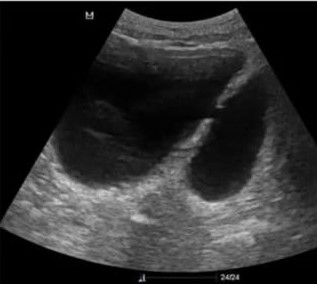
%> input picture no stone/no stione.jpeg, 317 x 284 px
$ octave kidney_stone.m   (GNU Octave 9; MATLAB toolbox functions it lacks are replaced by stand-ins)
%> lines starting %> are read from the running program, lines starting %| are printed output that depends on the picture; in (x1, y1, x2, y2) boxes, pixels count from 0 and x2, y2 are one past the last pixel; in counts of white or black regions, pixels touching at a corner belong together; the program's own positions count from 1
clc
clear all
close all
warning off

[filename, pathname] = uigetfile('*.*', 'Pick a MATLAB code file');
%> the answer given: no stone/no stione.jpeg
filename=strcat(pathname,filename);
input_image=imread(filename);
%> input_image is the input picture: size 284x317x3 uint8; mean R, G, B 46.1, 46.1, 46.1
imshow(input_image);

%converting from rgbtogray%
gray_input_image=rgb2gray(input_image);
imshow(gray_input_image);
title('input image');

%getting pixel information%
impixelinfo;

%binarizing the image%
%binarized_image=imbinarize(gray_input_image,20/255);
binarized_image=gray_input_image>20;
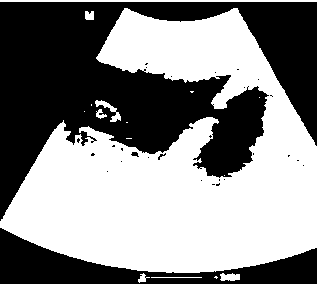
%> binarized_image: size 284x317 logical; 53.4% white; 29 black regions (25 under 20 px), largest, box (x1, y1, x2, y2) and area: (0, 2, 317, 221) 34729, (0, 228, 317, 284) 7075, (131, 152, 139, 157) 26, (158, 153, 166, 160) 20
figure;
imshow(binarized_image);
title('after binarizing');

%filling holes%
holes_filled_image=imfill(binarized_image,'holes');
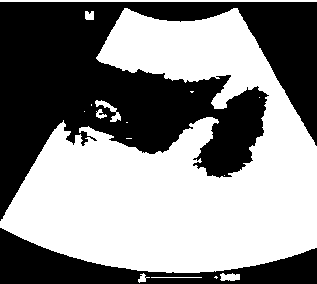
%> holes_filled_image: size 284x317 logical; 53.6% white; 2 black regions, box (x1, y1, x2, y2) and area: (0, 2, 317, 221) 34716, (0, 228, 317, 284) 7075
figure;
imshow(holes_filled_image);
title('filling holes');

%performing bwareaopen%
BW_image=bwareaopen(holes_filled_image,1000);
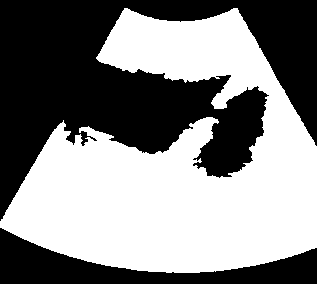
%> BW_image: size 284x317 logical; 52.3% white; 2 black regions, box (x1, y1, x2, y2) and area: (0, 0, 317, 221) 35672, (0, 228, 317, 284) 7315
figure;
imshow(BW_image);
title('required ROI of image');

%multiplying created mask on input image%
PreprocessedImage=uint8(double(input_image).*repmat(BW_image,[1,1,3]));
% figure;
% imshow(PreprocessedImage);
PreprocessedImage=imadjust(PreprocessedImage,[0.3 0.7],[])+50;
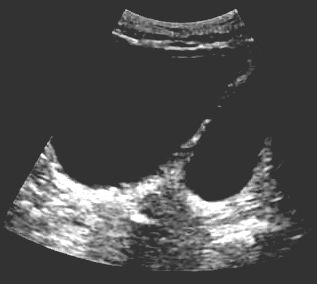
%> PreprocessedImage: size 284x317x3 uint8; min 50, max 255, mean 75.9
figure;
imshow(PreprocessedImage);
title('preprocessed image after contrast stretching');

%converting to gray%
gray_pp_image=rgb2gray(PreprocessedImage)
% figure;
% imshow(gray_pp_image);
% title('preprocessed image');

%applying median filter%
image_after_medfilter=medfilt2(gray_pp_image,[5,5]);
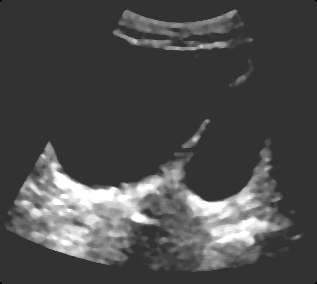
%> image_after_medfilter: size 284x317 uint8; min 0, max 255, mean 75.2
figure;
imshow(image_after_medfilter);
title('application of median filter');

%binarizing filtered image%
binarized_filtimage=image_after_medfilter>250;
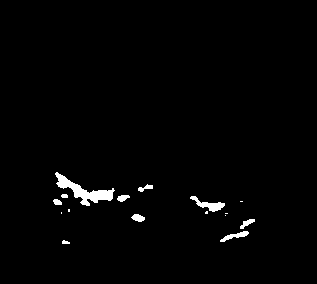
%> binarized_filtimage: size 284x317 logical; 1.5% white; 16 white regions (6 under 20 px), largest, box (x1, y1, x2, y2) and area: (55, 172, 115, 206) 642, (190, 196, 225, 212) 208, (220, 231, 249, 242) 124
figure;
imshow(binarized_filtimage);
title('binarized image');

%calculating no of rows and columns%
[r c m]=size(binarized_filtimage);
%> r = 284; c = 317; m = 1
x1=r/2;
%> x1 = 142
y1=c/3;
%> y1 = 105.7
%defining the mask%
row=[x1 x1+200 x1+200 x1];
%> row = [142 342 342 142]
col=[y1 y1 y1+40 y1+40];
%> col = [105.7 105.7 145.7 145.7]
%using roipoly%
polygon=roipoly(binarized_filtimage,row,col);
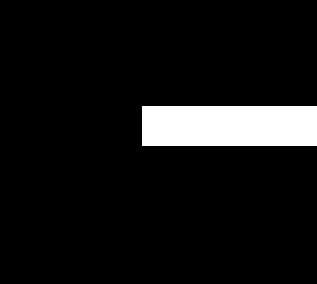
%> polygon: size 284x317 logical; 7.8% white; 1 white region, box (x1, y1, x2, y2) and area: (142, 106, 317, 146) 7000
figure;
imshow(polygon);
title('polygon');

%multiplying the mask%
after_mul_mask=binarized_filtimage.*double(polygon);
%> after_mul_mask: size 284x317 double; every value is 0
% figure;
% imshow(after_mul_mask);
% title('image after mask');

image_after_mask=bwareaopen(after_mul_mask,4);
%> image_after_mask: size 284x317 logical; every value is 0
figure;
imshow(image_after_mask);
title('image after mask');

[matrix, number]=bwlabel(image_after_mask);
%> number = 0
if(number>=1)
    disp('stone is detected');
    imshow(input_image);
    title('input image');
    imshow(image_after_mask);
    title('stone is detected');
else
    disp('stone is not detected');
    subplot(2,2,1);
    imshow(input_image);
    title('input image');
    subplot(2,2,2);
    imshow(image_after_mask);
    title('stone is not detected');
end
